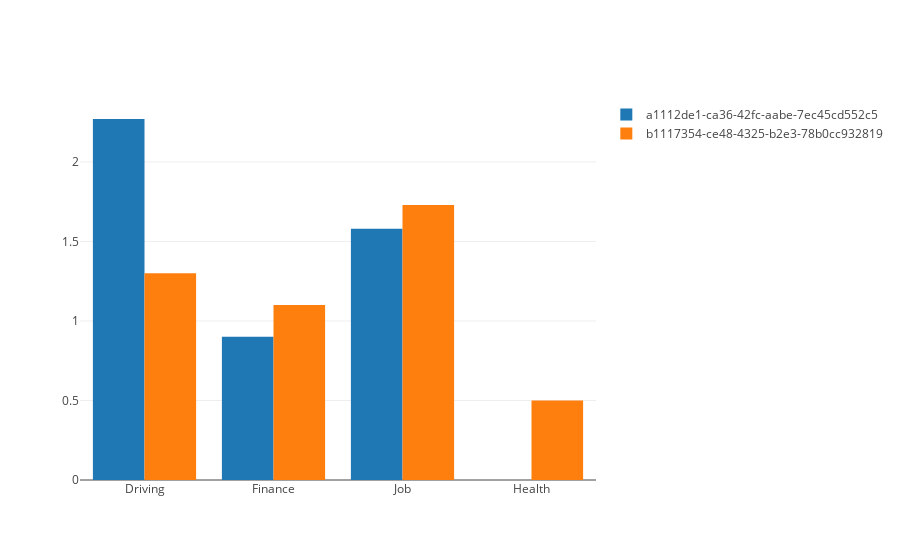

Here is the notebook cell this chart was saved with:
### Code cell
ds.plot_stress_bar()

### Figure 1 — Plotly figure (JSON) as saved in the notebook; plotly's stock layout.template omitted (floating-point values rounded to 4 significant figures)
{"data": [{"name": "a1112de1-ca36-42fc-aabe-7ec45cd552c5", "type": "bar", "uid": "b807b9cf-959a-4ea9-929e-63b5ca578457", "x": ["Driving", "Finance", "Job"], "y": [2.27, 0.9, 1.58]}, {"name": "b1117354-ce48-4325-b2e3-78b0cc932819", "type": "bar", "uid": "f4a6ff8c-1593-4be6-841e-97e51f6430ca", "x": ["Driving", "Finance", "Health", "Job"], "y": [1.3, 1.1, 0.5, 1.73]}], "layout": {"autosize": true, "xaxis": {"autorange": true, "range": [-0.5, 3.5], "type": "category"}, "yaxis": {"autorange": true, "range": [0, 2.389], "type": "linear"}}}
